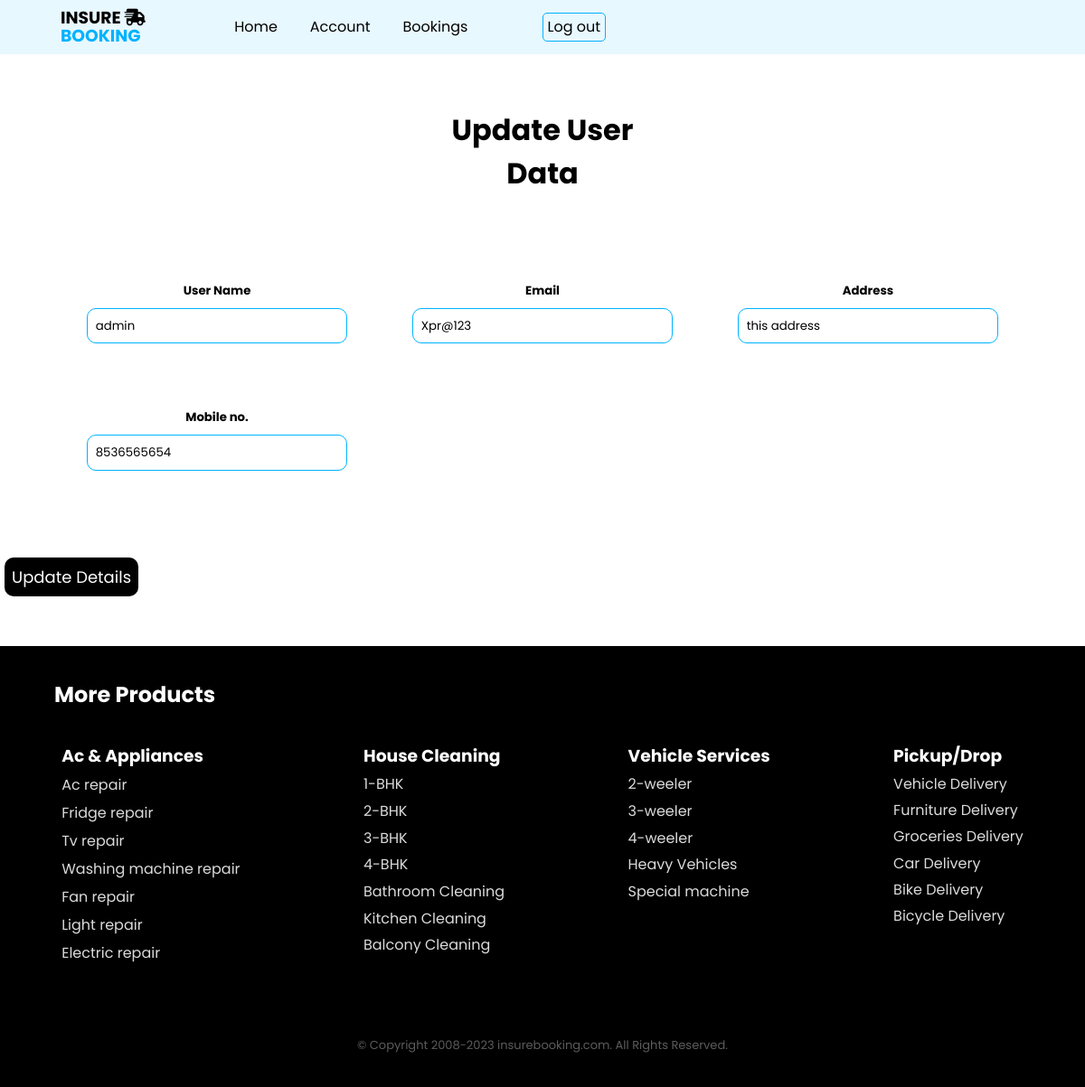
/update_userData/2225 (signed in), run on the app's committed database.
### tables this page shows
CREATE TABLE customers 
            (id integer primary key, 
            name text, 
            email text,
            password text, 
            address text, 
            phone_no text);

### routes/routes.py (the view, shortened to what this page needs)
def update_userData(id):
    auth = isUserLogin()
    isUser = beforeUserLogin(auth)
    if isUser:
        return isUser
    user = db.get_cust_by_id(id)
    return render_template('pages/update_userData.html' , auth=auth ,user=user)

### db/sqlContext.py (called while the page is built)
    def __enter__(self):
        self.connection = sqlite3.connect(self.host)
        return self.connection

    def __exit__(self, exc_type, exc_val, exc_tb):
        self.connection.commit()
        self.connection.close()

### db/sqlUtilities.py (called while the page is built)
    def get_cust_by_id(self, cust_id):
        with SqliteConnection('data.db') as connection:
            cursor = connection.cursor()
            cursor.execute("select * from customers where id = ?", (cust_id,))
            cust = cursor.fetchone()
            return cust

### routes/routes.py (called while the page is built)
def beforeUserLogin(user):
    if (  len(user) == 0 ):
        popupContent["heading"] = 'You need to login'
        popupContent['description'] = ''
        popupContent['btn2']['url'] = '/login'
        popupContent['btn2']['text'] = 'Login'
        popupContent['data'] = {}
        return showPopup(res=popupContent)

def isUserLogin():
    return session['userId'] if 'userId' in session else ()

### templates/pages/update_userData.html
 {% extends 'base.html' %}
{% block body %}
        <form class="profile" action="/update_userData/{{user[0]}}" method="post">
            <div class="profile-img">
                <h1>Update User Data</h1>
            </div>
            <div class="form-open">
                <div class="account-details-form">
                    <h5>User Name</h5>
                    <input type="text"
                        value="{{user[1]}}"
                           name="username"
                    >
                </div>
                <div class="account-details-form">
                    <h5>Email</h5>
                    <input type="email"
                    value="{{user[2]}}"
                           name="email"
                    >
                </div>
                <div class="account-details-form">
                    <h5>Address</h5>
                    <input type="text"
                    value="{{user[4]}}"
                           name="address"
                    >
                </div>
                <div class="account-details-form">
                    <h5>Mobile no.</h5>
                    <input type="text"
                    value="{{user[5]}}"
                           name="contactNumber"
                    >
                </div>
            </div>
            <div class="user-details-button">
                <button
                        class="button"
                        type="submit"
                        href="">Update Details</button>
            </div>
        </form>
        <br>
        <br>
{% endblock %}

### static/style.css (style rules this page uses)
* { margin: 0; padding: 0; font-family: 'Poppins', sans-serif; }
* { box-sizing: border-box }
.form-open { display: grid; grid-template-columns: repeat(auto-fill, minmax(300px, 1fr)); margin: 5%; }
.account-details-form { margin: 10%; }
.account-details-form input { margin-top: 9px; background-color: transparent; border-radius: 10px; border: 1px solid #00B2FF; padding: 3%; width: 100%; }
.profile { text-align: center; }
.profile-img { margin-top: 5%; text-align: center; display: inline-block; width: 35vh; }
td .button,.button { text-decoration: none; color: white; padding: 8px; margin:5px; cursor: pointer; border: none; background-color: black; border-radius: 10px; transition: 0.3s ease-in-out; display:flex; justify-content:center; font-size: 18px; }

### data on the page
customers: username "admin", email "Xpr@123", address "this address", contactNumber "8536565654"
